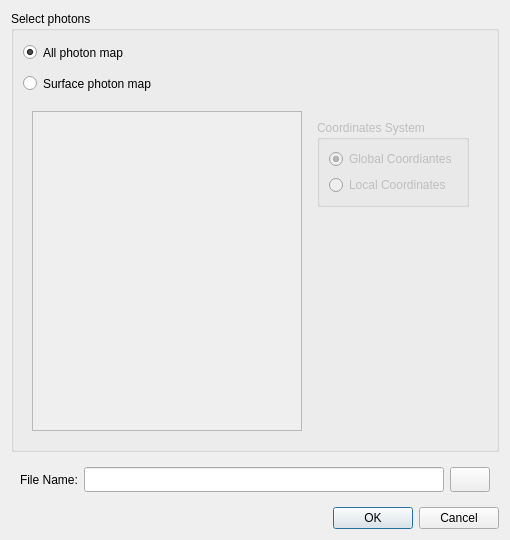
<?xml version="1.0" encoding="UTF-8"?>
<ui version="4.0">
 <class>ExportDialog</class>
 <widget class="QDialog" name="ExportDialog">
  <property name="geometry">
   <rect>
    <x>0</x>
    <y>0</y>
    <width>510</width>
    <height>540</height>
   </rect>
  </property>
  <property name="windowTitle">
   <string>Export Photon Map</string>
  </property>
  <layout class="QVBoxLayout" name="verticalLayout_2">
   <item>
    <widget class="QGroupBox" name="groupBox">
     <property name="title">
      <string>Select photons</string>
     </property>
     <layout class="QVBoxLayout" name="verticalLayout">
      <item>
       <widget class="QRadioButton" name="allMapRadio">
        <property name="minimumSize">
         <size>
          <width>0</width>
          <height>25</height>
         </size>
        </property>
        <property name="text">
         <string>All photon map</string>
        </property>
        <property name="checked">
         <bool>true</bool>
        </property>
       </widget>
      </item>
      <item>
       <widget class="QRadioButton" name="surfaceMapRadio">
        <property name="minimumSize">
         <size>
          <width>0</width>
          <height>25</height>
         </size>
        </property>
        <property name="text">
         <string>Surface photon map</string>
        </property>
       </widget>
      </item>
      <item>
       <widget class="QWidget" name="surfaceWidget" native="true">
        <property name="enabled">
         <bool>false</bool>
        </property>
        <layout class="QHBoxLayout" name="horizontalLayout">
         <item>
          <widget class="QTreeView" name="modelView"/>
         </item>
         <item>
          <widget class="QWidget" name="coordinatesWidget" native="true">
           <layout class="QVBoxLayout" name="verticalLayout_3">
            <item>
             <widget class="QGroupBox" name="coordinatesBox">
              <property name="title">
               <string>Coordinates System</string>
              </property>
              <layout class="QVBoxLayout" name="verticalLayout_4">
               <item>
                <widget class="QRadioButton" name="globalCoordinatesRadio">
                 <property name="text">
                  <string>Global Coordiantes</string>
                 </property>
                 <property name="checked">
                  <bool>true</bool>
                 </property>
                </widget>
               </item>
               <item>
                <widget class="QRadioButton" name="localCoordinates">
                 <property name="text">
                  <string>Local Coordinates</string>
                 </property>
                </widget>
               </item>
              </layout>
             </widget>
            </item>
            <item>
             <spacer name="verticalSpacer">
              <property name="orientation">
               <enum>Qt::Vertical</enum>
              </property>
              <property name="sizeHint" stdset="0">
               <size>
                <width>20</width>
                <height>40</height>
               </size>
              </property>
             </spacer>
            </item>
           </layout>
          </widget>
         </item>
        </layout>
       </widget>
      </item>
     </layout>
    </widget>
   </item>
   <item>
    <widget class="QWidget" name="fileWidget" native="true">
     <layout class="QGridLayout" name="gridLayout">
      <item row="0" column="0">
       <widget class="QLabel" name="fileNameLabel">
        <property name="minimumSize">
         <size>
          <width>0</width>
          <height>25</height>
         </size>
        </property>
        <property name="text">
         <string>File Name:</string>
        </property>
       </widget>
      </item>
      <item row="0" column="1">
       <widget class="QLineEdit" name="fileNameEdit">
        <property name="minimumSize">
         <size>
          <width>0</width>
          <height>25</height>
         </size>
        </property>
       </widget>
      </item>
      <item row="0" column="2">
       <widget class="QPushButton" name="openButton">
        <property name="minimumSize">
         <size>
          <width>0</width>
          <height>25</height>
         </size>
        </property>
        <property name="text">
         <string/>
        </property>
        <property name="icon">
         <iconset resource="tonatiuh.qrc">
          <normaloff>:/icons/open.png</normaloff>:/icons/open.png</iconset>
        </property>
       </widget>
      </item>
     </layout>
    </widget>
   </item>
   <item>
    <widget class="QDialogButtonBox" name="buttonBox">
     <property name="orientation">
      <enum>Qt::Horizontal</enum>
     </property>
     <property name="standardButtons">
      <set>QDialogButtonBox::Cancel|QDialogButtonBox::Ok</set>
     </property>
    </widget>
   </item>
  </layout>
 </widget>
 <resources>
  <include location="tonatiuh.qrc"/>
 </resources>
 <connections>
  <connection>
   <sender>buttonBox</sender>
   <signal>accepted()</signal>
   <receiver>ExportDialog</receiver>
   <slot>accept()</slot>
   <hints>
    <hint type="sourcelabel">
     <x>248</x>
     <y>254</y>
    </hint>
    <hint type="destinationlabel">
     <x>157</x>
     <y>274</y>
    </hint>
   </hints>
  </connection>
  <connection>
   <sender>buttonBox</sender>
   <signal>rejected()</signal>
   <receiver>ExportDialog</receiver>
   <slot>reject()</slot>
   <hints>
    <hint type="sourcelabel">
     <x>316</x>
     <y>260</y>
    </hint>
    <hint type="destinationlabel">
     <x>286</x>
     <y>274</y>
    </hint>
   </hints>
  </connection>
  <connection>
   <sender>surfaceMapRadio</sender>
   <signal>toggled(bool)</signal>
   <receiver>surfaceWidget</receiver>
   <slot>setEnabled(bool)</slot>
   <hints>
    <hint type="sourcelabel">
     <x>254</x>
     <y>76</y>
    </hint>
    <hint type="destinationlabel">
     <x>254</x>
     <y>267</y>
    </hint>
   </hints>
  </connection>
 </connections>
</ui>
